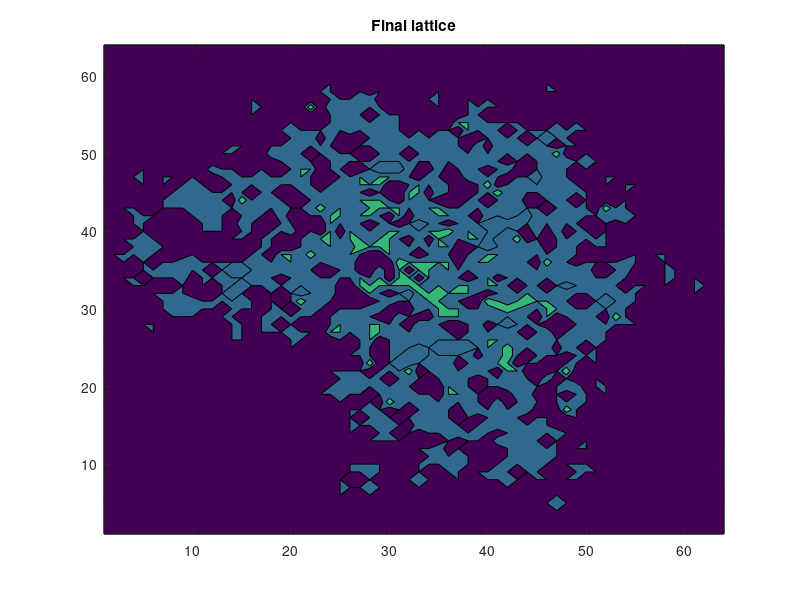
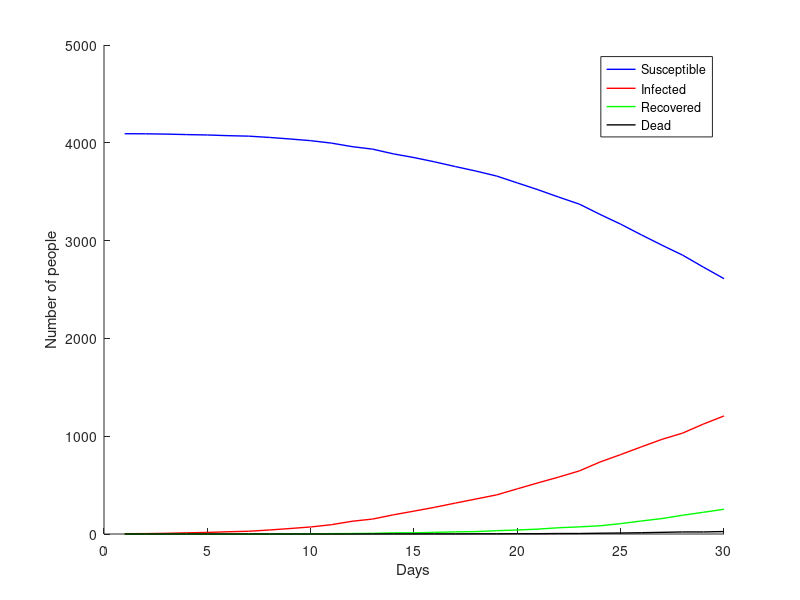

Write the MATLAB code that produced these figures, in order.
%SIRD model
clear
pkg load statistics

size=64; %side length of square

days=30;

lattice_si=zeros(size,size);
lattice_rd=zeros(size,size); %0 is susceptible
lattice_i_days=zeros(size,size);

initial_infections=1;
infection_rate=.05; %the rate that each additional neighbor multiplies the infection by
average_infection_radius=2; %how much taxicab distance away someone can be and still infect
infection_factor=2; %chance goes down by a factor of this for every further distance
death_chance=.0003; %chances are PER DAY
recovery_chance=.004;
%long_connections=5; %how many "longer distance" connections can infect people



for x=1:initial_infections
  initial_x=floor(size*rand())+1; %first position of infected
  initial_y=floor(size*rand())+1;
  initial_x=floor(size/2)+1;
  initial_y=floor(size/2)+1;
  lattice_si(initial_x,initial_y)=1; %1 is infected
endfor

lattice_radius=poissinv(rand(size),average_infection_radius);

for j=1:days
  i=rand(size);
  lattice_si_temp=lattice_si;
  lattice_conv=zeros(size,size);
  
  for infection_radius=1:max(max(lattice_radius))
    infection_matrix=zeros(2*infection_radius+1,2*infection_radius+1);
    for radius=1:infection_radius
      for x_offset=0:radius
        infection_matrix(infection_radius+1+x_offset,infection_radius+1+radius-x_offset)=1; 
        infection_matrix(infection_radius+1-x_offset,infection_radius+1+radius-x_offset)=1;
        infection_matrix(infection_radius+1+x_offset,infection_radius+1-radius+x_offset)=1;
        infection_matrix(infection_radius+1-x_offset,infection_radius+1-radius+x_offset)=1;    
      endfor
    endfor
      
    lattice_conv+=conv2(lattice_si,infection_matrix,"same").*(lattice_radius==infection_radius);
  endfor
  
  lattice_i_days=lattice_i_days+(lattice_si==1); %each day the chance of death/recovery goes up linearly
    
  lattice_neighbors=infection_rate*lattice_conv-i;
  lattice_si_temp=lattice_si | (lattice_neighbors>0);
  lattice_rd=lattice_rd+3*(lattice_si.*(i>(1-(death_chance*lattice_i_days))))+2*(lattice_si.*(i<(recovery_chance*lattice_i_days)));
  lattice_si=lattice_si_temp & not(lattice_rd);
  
  end_s(j)=sum(sum((lattice_si+lattice_rd)==0));
  end_i(j)=sum(sum((lattice_si+lattice_rd)==1));
  end_r(j)=sum(sum((lattice_si+lattice_rd)==2));
  end_d(j)=sum(sum((lattice_si+lattice_rd)==3));
  
  if any(any(lattice_si))==0
    break
  endif
endfor

%plot

figure(1)
clf;
x=1:size;
y=1:size;
contourf(x,y,lattice_si(x,y)+lattice_rd(x,y),0:4)
title ({"Final lattice"});

figure(2)
clf;
x=1:days;
hold on
plot(x,end_s(x),'b','LineWidth',1)
plot(x,end_i(x),'r','LineWidth',1)
plot(x,end_r(x),'g','LineWidth',1)
plot(x,end_d(x),'k','LineWidth',1)
xlabel("Days")
ylabel("Number of people")
legend("Susceptible","Infected","Recovered","Dead")
